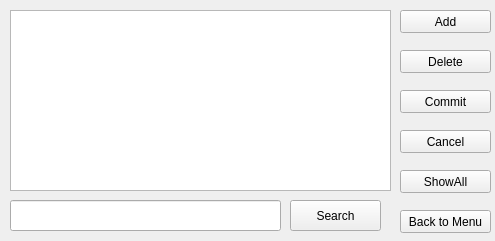
<?xml version="1.0" encoding="UTF-8"?>
<ui version="4.0">
 <class>RfidDataBase</class>
 <widget class="QMainWindow" name="RfidDataBase">
  <property name="geometry">
   <rect>
    <x>0</x>
    <y>0</y>
    <width>495</width>
    <height>241</height>
   </rect>
  </property>
  <property name="windowTitle">
   <string>MainWindow</string>
  </property>
  <widget class="QWidget" name="centralwidget">
   <widget class="QTableView" name="tableView">
    <property name="geometry">
     <rect>
      <x>10</x>
      <y>10</y>
      <width>381</width>
      <height>181</height>
     </rect>
    </property>
   </widget>
   <widget class="QLineEdit" name="searchframe">
    <property name="geometry">
     <rect>
      <x>10</x>
      <y>200</y>
      <width>271</width>
      <height>31</height>
     </rect>
    </property>
   </widget>
   <widget class="QPushButton" name="Add">
    <property name="geometry">
     <rect>
      <x>400</x>
      <y>10</y>
      <width>91</width>
      <height>23</height>
     </rect>
    </property>
    <property name="text">
     <string>Add</string>
    </property>
   </widget>
   <widget class="QPushButton" name="Delete">
    <property name="geometry">
     <rect>
      <x>400</x>
      <y>50</y>
      <width>91</width>
      <height>23</height>
     </rect>
    </property>
    <property name="text">
     <string>Delete</string>
    </property>
   </widget>
   <widget class="QPushButton" name="Commit">
    <property name="geometry">
     <rect>
      <x>400</x>
      <y>90</y>
      <width>91</width>
      <height>23</height>
     </rect>
    </property>
    <property name="text">
     <string>Commit</string>
    </property>
   </widget>
   <widget class="QPushButton" name="Cancel">
    <property name="geometry">
     <rect>
      <x>400</x>
      <y>130</y>
      <width>91</width>
      <height>23</height>
     </rect>
    </property>
    <property name="text">
     <string>Cancel</string>
    </property>
   </widget>
   <widget class="QPushButton" name="ShowAll">
    <property name="geometry">
     <rect>
      <x>400</x>
      <y>170</y>
      <width>91</width>
      <height>23</height>
     </rect>
    </property>
    <property name="text">
     <string>ShowAll</string>
    </property>
   </widget>
   <widget class="QPushButton" name="Back">
    <property name="geometry">
     <rect>
      <x>400</x>
      <y>210</y>
      <width>91</width>
      <height>23</height>
     </rect>
    </property>
    <property name="text">
     <string>Back to Menu</string>
    </property>
   </widget>
   <widget class="QPushButton" name="Search">
    <property name="geometry">
     <rect>
      <x>290</x>
      <y>200</y>
      <width>91</width>
      <height>31</height>
     </rect>
    </property>
    <property name="text">
     <string>Search</string>
    </property>
   </widget>
  </widget>
 </widget>
 <resources/>
 <connections/>
</ui>
